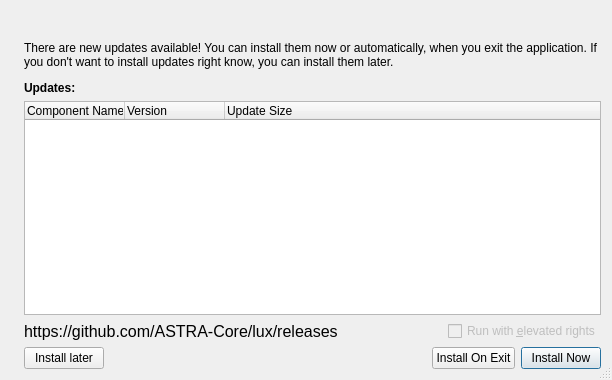
<?xml version="1.0" encoding="UTF-8"?>
<ui version="4.0">
 <class>UpdateInfoDialog</class>
 <widget class="QDialog" name="UpdateInfoDialog">
  <property name="windowModality">
   <enum>Qt::WindowModal</enum>
  </property>
  <property name="geometry">
   <rect>
    <x>0</x>
    <y>0</y>
    <width>612</width>
    <height>380</height>
   </rect>
  </property>
  <property name="windowTitle">
   <string>Check for Updates</string>
  </property>
  <property name="sizeGripEnabled">
   <bool>true</bool>
  </property>
  <property name="modal">
   <bool>true</bool>
  </property>
  <layout class="QHBoxLayout" name="rootLayout">
   <item>
    <widget class="QLabel" name="imageLabel">
     <property name="alignment">
      <set>Qt::AlignLeading|Qt::AlignLeft|Qt::AlignTop</set>
     </property>
    </widget>
   </item>
   <item>
    <layout class="QVBoxLayout" name="verticalLayout_3">
     <item>
      <layout class="QVBoxLayout" name="verticalLayout_2">
       <property name="spacing">
        <number>12</number>
       </property>
       <item>
        <widget class="QLabel" name="headerLabel">
         <property name="font">
          <font>
           <pointsize>12</pointsize>
          </font>
         </property>
        </widget>
       </item>
       <item>
        <widget class="QLabel" name="stateLabel">
         <property name="text">
          <string>There are new updates available! You can install them now or automatically, when you exit the application. If you don't want to install updates right know, you can install them later.</string>
         </property>
         <property name="wordWrap">
          <bool>true</bool>
         </property>
        </widget>
       </item>
       <item>
        <widget class="QLabel" name="label_2">
         <property name="font">
          <font>
           <weight>75</weight>
           <bold>true</bold>
          </font>
         </property>
         <property name="text">
          <string>Updates:</string>
         </property>
        </widget>
       </item>
      </layout>
     </item>
     <item>
      <widget class="QTreeWidget" name="updateListTreeWidget">
       <property name="editTriggers">
        <set>QAbstractItemView::NoEditTriggers</set>
       </property>
       <property name="tabKeyNavigation">
        <bool>true</bool>
       </property>
       <property name="showDropIndicator" stdset="0">
        <bool>false</bool>
       </property>
       <property name="alternatingRowColors">
        <bool>true</bool>
       </property>
       <property name="selectionMode">
        <enum>QAbstractItemView::NoSelection</enum>
       </property>
       <property name="rootIsDecorated">
        <bool>false</bool>
       </property>
       <property name="itemsExpandable">
        <bool>false</bool>
       </property>
       <property name="expandsOnDoubleClick">
        <bool>false</bool>
       </property>
       <column>
        <property name="text">
         <string>Component Name</string>
        </property>
       </column>
       <column>
        <property name="text">
         <string>Version</string>
        </property>
       </column>
       <column>
        <property name="text">
         <string>Update Size</string>
        </property>
       </column>
      </widget>
     </item>
     <item>
      <layout class="QHBoxLayout" name="horizontalLayout_2">
       <item>
        <widget class="QLabel" name="urlReleaseLabel">
         <property name="font">
          <font>
           <pointsize>12</pointsize>
          </font>
         </property>
         <property name="text">
          <string>https://github.com/ASTRA-Core/lux/releases</string>
         </property>
        </widget>
       </item>
       <item>
        <spacer name="horizontalSpacer_2">
         <property name="orientation">
          <enum>Qt::Horizontal</enum>
         </property>
         <property name="sizeHint" stdset="0">
          <size>
           <width>40</width>
           <height>20</height>
          </size>
         </property>
        </spacer>
       </item>
       <item>
        <widget class="QCheckBox" name="runAdminCheckBox">
         <property name="enabled">
          <bool>false</bool>
         </property>
         <property name="text">
          <string>Run with &amp;elevated rights</string>
         </property>
        </widget>
       </item>
      </layout>
     </item>
     <item>
      <layout class="QHBoxLayout" name="horizontalLayout">
       <item>
        <widget class="QPushButton" name="skipButton">
         <property name="toolTip">
          <string>Close and do nothing. You can install updates later.</string>
         </property>
         <property name="text">
          <string>Install later</string>
         </property>
         <property name="autoDefault">
          <bool>false</bool>
         </property>
        </widget>
       </item>
       <item>
        <spacer name="horizontalSpacer">
         <property name="orientation">
          <enum>Qt::Horizontal</enum>
         </property>
         <property name="sizeHint" stdset="0">
          <size>
           <width>40</width>
           <height>20</height>
          </size>
         </property>
        </spacer>
       </item>
       <item>
        <widget class="QPushButton" name="delayButton">
         <property name="toolTip">
          <string>You proceed using the application, and as soon as you close it, the updater will start automatically to install the updates.</string>
         </property>
         <property name="text">
          <string>Install On Exit</string>
         </property>
         <property name="autoDefault">
          <bool>false</bool>
         </property>
        </widget>
       </item>
       <item>
        <widget class="QPushButton" name="acceptButton">
         <property name="toolTip">
          <string>Closes the application and opens the installer to update the app.</string>
         </property>
         <property name="text">
          <string>Install Now</string>
         </property>
         <property name="autoDefault">
          <bool>false</bool>
         </property>
         <property name="default">
          <bool>true</bool>
         </property>
        </widget>
       </item>
      </layout>
     </item>
    </layout>
   </item>
  </layout>
 </widget>
 <tabstops>
  <tabstop>updateListTreeWidget</tabstop>
  <tabstop>runAdminCheckBox</tabstop>
  <tabstop>acceptButton</tabstop>
  <tabstop>delayButton</tabstop>
  <tabstop>skipButton</tabstop>
 </tabstops>
 <resources/>
 <connections>
  <connection>
   <sender>skipButton</sender>
   <signal>clicked()</signal>
   <receiver>UpdateInfoDialog</receiver>
   <slot>reject()</slot>
   <hints>
    <hint type="sourcelabel">
     <x>96</x>
     <y>368</y>
    </hint>
    <hint type="destinationlabel">
     <x>199</x>
     <y>351</y>
    </hint>
   </hints>
  </connection>
 </connections>
</ui>
